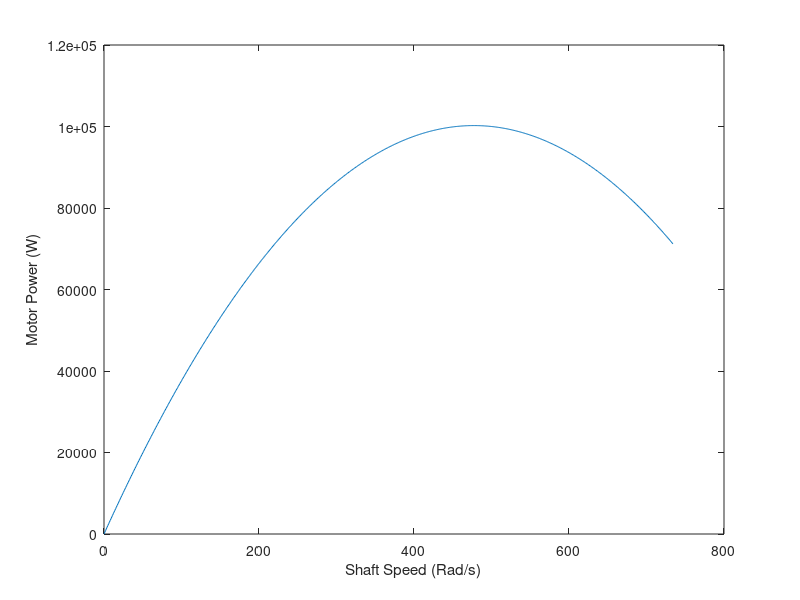
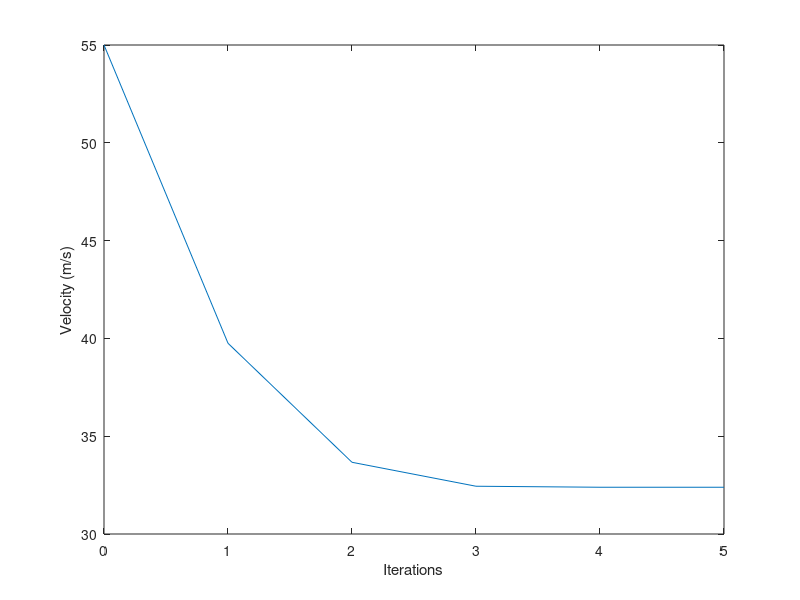
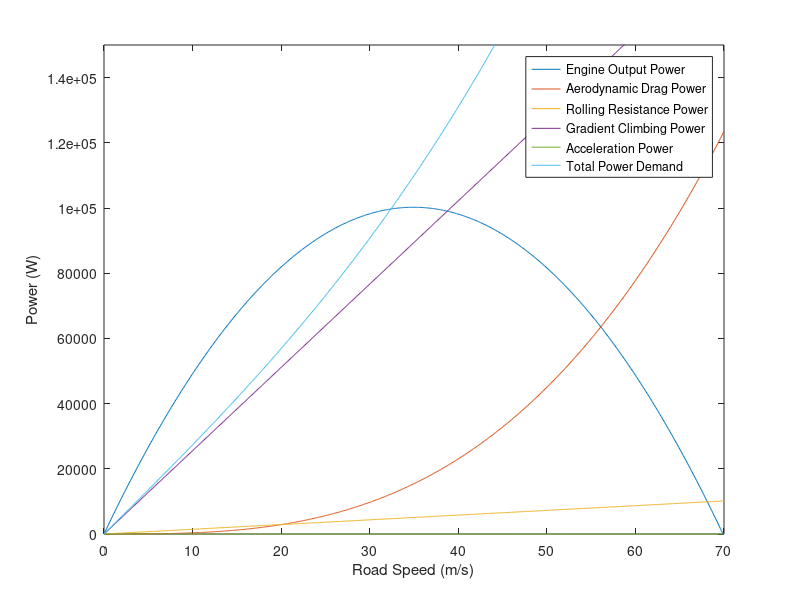

Here is the MATLAB script that generated these plots, in order:
% EMTH 171, Case Study 1
% Exersize 2, Power and speed of a car
% Use Newton's methods to solve for "V"
% Logan Lee and Samuel Thornbury

clear
clc
close all

% Global Variables---------------------------------------------------------
m = 1500; % mass of vehicle (kg)
cD = 0.30; % drag coefficent 
A = 2.0; % frontal area (m^2)
CRR = 0.010; % Coeffeceint depending on wheel and ground properties
R = 0.205; % wheel radius (m)
alpha = 420; % (W.s / rad)
beta = 0.440; % (W.s^2 / rad^2)
dR = 3.5; % final drive ratio
rGB = 0.80; % gearbox ratio
g = 9.81; % gravity (m/s^2)
p = 1.2; % air density (kg / m^3)
K = R/(dR*rGB); 

%**************************************************************************
% Motor Power Ouput and Shaft Speed Plot
%**************************************************************************

%Plotting Preparation-----------------------------------------------------

P_out = @(O) alpha*O - beta*O^2; % Power output
E_speed = [0 : 734]; % Engine Speed

P_outArray = [];
E_speedArray = [];

for ii = [0 : 734]
    P_outArray = [P_outArray, P_out(ii)];
end

% Motor Output / Shaft Speed Plotting-------------------------------------
figure(1)
plot( E_speed, P_outArray);
%title("Power output of a petrol engine as a function of speed");
xlabel("Shaft Speed (Rad/s)");
ylabel("Motor Power (W)");

%************************************************************************** 
% Newton's Method
%**************************************************************************

% Newton's Method Variables------------------------------------------------
V = 55; % Initial Guess of velocity 
N = 20; % Max number of iterations
tol = 0.0001; % Tolerance of V
resultArray = V; % begins the array of results with the initial guess 
iterations = 0; % to calculate number of iterations performed in for loop

% Case Variables-----------------------------------------------------------
a = 0; % Acceleration
theta = (10 * pi)/180; % Angle of gradient

% Functions----------------------------------------------------------------
f = @(V) cD*A*0.5*p*V^3 + m*g*sin(theta)*V + CRR*m*g*cos(theta)*V... 
    + m*a*V - (alpha*V/K - beta*V^2/K^2);
% Derivative of the above function
d = @(V) 1.5*cD*A*p*V^2 + m*g*sin(theta) + CRR*m*g*cos(theta) + m*a...
    - (alpha/K - 2*beta*V/K^2);

% Newton's method for-loop-------------------------------------------------
for n = 1 : N
    iterations = iterations + 1;
    oldV = V;
    V = (V - (f(V) ./ d(V)));
    resultArray = [resultArray; V];
    if (abs(f(V)) < tol) && (abs(oldV - V) < tol)  
        break
    end
end

iterationsArray = [0: iterations];

% Plotting Newton's Method-------------------------------------------------
figure(2)
plot(iterationsArray, resultArray)
xlabel("Iterations")
ylabel("Velocity (m/s)")

%**************************************************************************
% Case 2
%**************************************************************************

% Case Variables (as stated above)-----------------------------------------
a = 0; % Acceleration
theta = (10 * pi)/180; % Angle of gradient

% Plotting Preparation for Case--------------------------------------------
% Functions:
Peout = @(v) (alpha * v)/K - (beta*v^2)/K^2; % Power output 
Pd = @(V) cD*A*0.5*p*V^3; % Power dissipated by aerodynamic drag
Prr = @(v) CRR*m*g*cos(theta)*v; % Power dissaipated by rolling resistance
Pgc = @(v) m*g*sin(theta)*v; % Power consumed by climbing a gradient
Pa = @(v) m*a*v; % Power required to accelerate
Ptot = @(v) cD*A*0.5*p*v^3 + m*g*sin(theta)*v + CRR*m*g*cos(theta)*v ...
    + m*a*v; % Total power demand

% Arrays
PeoutArray = [];
PdArray = [];
PrrArray = [];
PgcArray = [];
PaArray = [];
PtotArray = [];

xArray = [0 : 0.1 : 70];

for ii = [0 : 0.1 : 70]
    PeoutArray = [PeoutArray, Peout(ii)];
    PdArray = [PdArray, Pd(ii)];
    PrrArray = [PrrArray, Prr(ii)];
    PgcArray = [PgcArray, Pgc(ii)];
    PaArray = [PaArray, Pa(ii)];
    PtotArray = [PtotArray, Ptot(ii)];
end

% Plotting the results-----------------------------------------------------
figure(3)
plot(xArray,PeoutArray, xArray,PdArray, xArray, PrrArray, xArray, PgcArray, ... 
xArray, PaArray, xArray, PtotArray);

%title("Power Demand Versus Engine Output Power")
legend("Engine Output Power", "Aerodynamic Drag Power", ...
"Rolling Resistance Power", "Gradient Climbing Power", ... 
"Acceleration Power", "Total Power Demand")
xlabel("Road Speed (m/s)")
ylabel("Power (W)")
ylim([0, 15e4]);

V % Display Velocity
